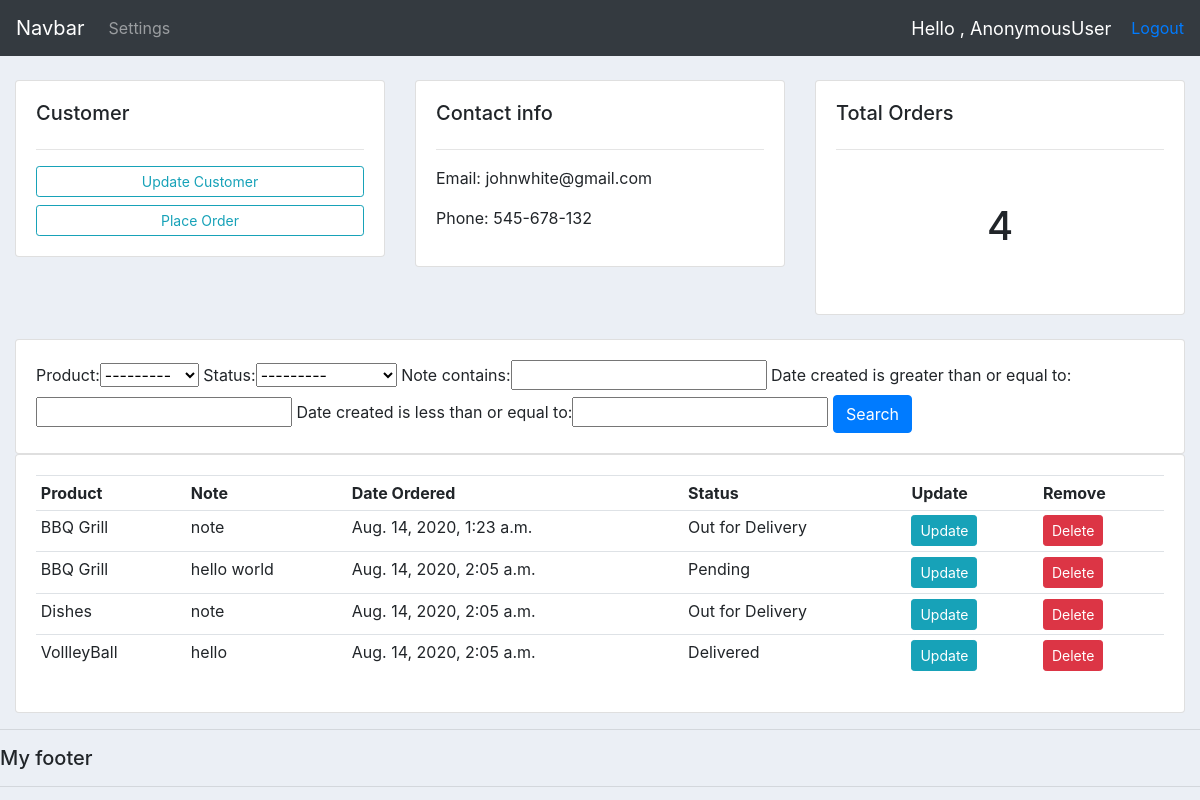
The app's page /customer/1/, older data.
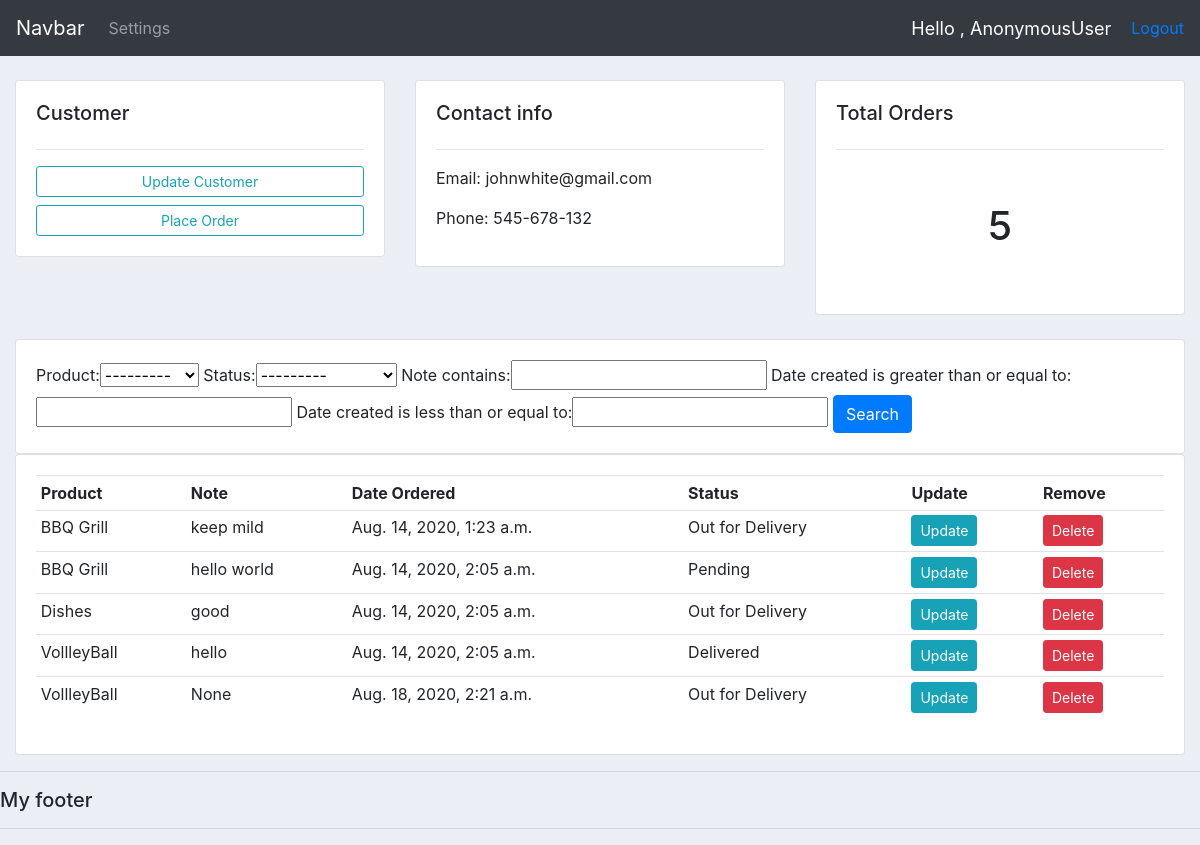
The same page, newer data.
### filedata9/models.py (models this page shows, shortened)
class Orders(models.Model):
    STATUS = (
        ('Out for Delivery' , 'Out for Delivery'),
        ('Delivered', 'Delivered'),
        ('Pending','Pending'),
    )
    customer = models.ForeignKey(Customer,null=True,on_delete=models.SET_NULL)
    product = models.ForeignKey(Products,null=True,on_delete=models.SET_NULL)
    date_created = models.DateTimeField(auto_now_add=True, null=True)
    status = models.CharField(max_length=200, null=True, choices=STATUS)
    note = models.CharField(max_length=200, null=True)

class Products(models.Model):
    CATEGORY = (
        ('Indoor','Indoor'),
        ('Outdoor','Outdoor'),
    )
    name = models.CharField(max_length=200,null=True)
    price = models.FloatField(null=True)
    category = models.CharField(max_length=200,null=True,choices=CATEGORY)
    description = models.CharField(max_length=200,null=True,blank=True)
    Date_created = models.DateTimeField(auto_now_add=True)
    tags = models.ManyToManyField(Tag)
    def __str__(self):
        return self.name

### filedata9/views.py (the view)
# urls.py: path('customer/<str:pk_test>/', views.customer, name="customer"),
def customer(request,pk_test):
    customers = Customer.objects.get(id=pk_test)
    orders = customers.orders_set.all()
    order_count = orders.count()
    myFilter=OrderFilter(request.GET, queryset=orders)
    orders=myFilter.qs
    context= {'customers':customers, 'orders':orders, 'order_count':order_count, 'myFilter':myFilter}
    return render(request,'filedata9/customer.html',context)

### filedata9/templates/filedata9/customer.html
{% extends 'filedata9/main.html' %}
{% block content %}
    <br>
    <div class = 'row'>
        <div class='col-md'>
            <div class='card card-body'>
                <h5>Customer</h5>
                <hr>
                <a class="btn btn-outline-info  btn-sm btn-block" href="">Update Customer</a>
                <a class="btn btn-outline-info  btn-sm btn-block" href="{% url 'create_order' customers.id %}">Place Order</a>
            </div>
        </div>
        <div class = 'col-md'>
            <div class = 'card card-body'>
                <h5>Contact info</h5>
                <hr>
                <p>Email: {{customers.email}}</p>
                <p>Phone: {{customers.phone}}</p>
            </div>
        </div>
        <div class="col-md">
            <div class="card card-body">
                <h5>Total Orders</h5>
                <hr>
                <h1 style="text-align: center;padding: 36px">{{order_count}}</h1>
            </div>
        </div>
    </div>
    <br>
<div class="row">
	<div class="col">
		<div class="card card-body">
			<form method="get">
                {{ myFilter.form }}
		    <button class="btn btn-primary" type="submit">Search</button>
		  </form>
		</div>
    </div>
</div>
    <div class = 'row'>
        <div class = 'col-md'>
            <div class = 'card card-body'>
                <table class = 'table table-sm'>
                    <tr>
                        <th>Product</th>
                        <th>Note</th>
                        <th>Date Ordered</th>
                        <th>Status</th>
                        <th>Update</th>
                        <th>Remove</th>
                    </tr>
                {% for order in orders %}
                    <tr>
                        <td>{{order.product}}</td>
                        <td>{{order.note}}</td>
                        <td>{{order.date_created}}</td>
                        <td>{{order.status}}</td>
                        <td><a class = 'btn btn-sm btn-info' href="{% url 'update_order' order.id %}">Update</a></td>
                        <td><a class = 'btn btn-sm btn-danger' href="{% url 'delete_order' order.id %}">Delete</a></td>
                {% endfor %}
                    </tr>
                </table>
            </div>
        </div>
    </div>
{% endblock content %}

Row changes from the older to the newer data that the page shows:
changed Orders: note "note" → "keep mild"
changed Orders "Dishes": note "note" → "good"
added Orders: product "VollleyBall", note "None", date_created "Aug. 18, 2020, 2:21 a.m.", status "Out for Delivery"
Text that changed along with them:
{{ order_count }}: "4" → "5"
